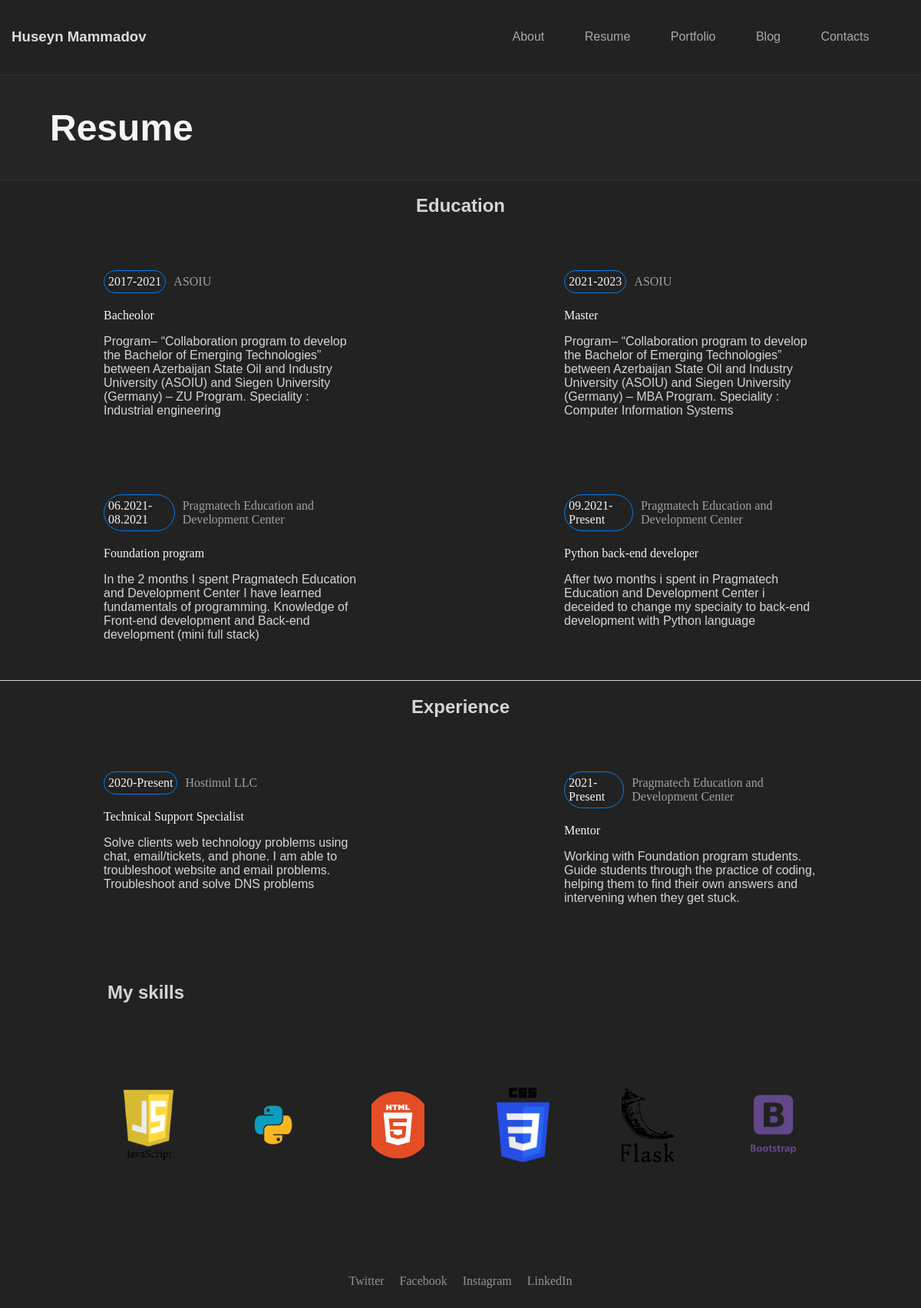
/resume, run on the app's committed database.
### models.py (models this page shows)
class Education(db.Model):
    id=db.Column(db.Integer,primary_key=True)
    education_year=db.Column(db.String(100))
    education_place=db.Column(db.String(100))
    education_title=db.Column(db.String(100))
    education_desc=db.Column(db.String(100))

class Experience(db.Model):
    id=db.Column(db.Integer,primary_key=True)
    experience_year=db.Column(db.String(100))
    experience_place=db.Column(db.String(100))
    experience_title=db.Column(db.String(100))
    experience_desc=db.Column(db.String(100))

class Skill(db.Model):
    id=db.Column(db.Integer,primary_key=True)
    skill_img=db.Column(db.String(100))

### app/routes.py (the view)
@app.route("/resume")
def app_about():
    from models import Education,Experience,Skill
    education=Education.query.all()
    experience=Experience.query.all()
    skill=Skill.query.all()
    return render_template("app/resume.html",education=education, experience=experience, skill=skill)

### templates/app/resume.html
{% extends "app/base.html" %}
{% block content %}
<div id="resume">
    <section class="container-fluid text">
        <div class="col-lg-12"></div>
            <div class="portfolio-text">
                <h1>Resume</h1>
            </div>
    </section>
    <div class="container-fluid">
        <div class="row border">
            <div class="col-12 d-flex justify-content-center"><h2>Education</h2></div>
            {% for education in education %}
            <div class="col-lg-6 col-sm-12">
                <div class="education-row">
                    <div class="dateloc d-flex">
                        <div class="year">{{education.education_year}}</div>
                        <div class="place">{{education.education_place}}</div>
                    </div>
                    <div class="job-title">{{education.education_title}}</div>
                    <div class="desc-text"><p>{{education.education_desc}}</p>
                    </div>
                </div>
            </div>
            {% endfor %}
        </div>
        <div class="row">
        <div class="col-12 d-flex justify-content-center"><h2>Experience</h2></div>
            {% for experience in experience %}
            <div class="col-lg-6 col-sm-12">
                <div class="experience-row">
                    <div class="dateloc d-flex">
                        <div class="year">{{experience.experience_year}}</div>
                        <div class="place">{{experience.experience_place}}</div>
                    </div>
                    <div class="job-title">{{experience.experience_title}}</div>
                    <div class="desc-text"><p>{{experience.experience_desc}}</p>
                    </div>
                </div>
            </div>
            {% endfor %}
        </div>
    </div>
    <section class="my-skills">
        <div class="skill-header-text">
            <h1>My skills</h1>
        </div>
        <div class="container-fluid">
            <div class="row">
                <div class="col-lg-12">
                    <div class="technologies">
                        {% for skill in skill %}
                        <img src="static/uploads/{{skill.skill_img}}" alt="">
                        {% endfor %}
                    </div>
                </div>
            </div>
        </div>
    </section>
{% endblock %}

### static/app/css/grid.css (style rules this page uses)
html { box-sizing: border-box; -ms-overflow-style: scrollbar; }
*, *::before, *::after { box-sizing: inherit; }
.container-fluid { width: 100%; padding-right: 15px; padding-left: 15px; margin-right: auto; margin-left: auto; }
.row { display: -webkit-box; display: -ms-flexbox; display: flex; -ms-flex-wrap: wrap; flex-wrap: wrap; margin-right: -15px; margin-left: -15px; }
.col-1, .col-2, .col-3, .col-4, .col-5, .col-6, .col-7, .col-8, .col-9, .col-10, .col-11, .col-12, .col, .col-auto, .col-sm-1, .col-sm-2, .col-sm-3, .col-sm-4, .col-sm-5, .col-sm-6, .col-sm-7, .col-sm-8, .col-sm-9, .col-sm-10, .col-sm-11, .col-sm-12, .col-sm, .col-sm-auto, .col-md-1, .col-md-2, .col-md-3, .col-md-4, .col-md-5, .col-md-6, .col-md-7, .col-md-8, .col-md-9, .col-md-10, .col-md-11, .col-md-12, .col-md, .col-md-auto, .col-lg-1, .col-lg-2, .col-lg-3, .col-lg-4, .col-lg-5, .col-lg-6, .col-lg-7, .col-lg-8, .col-lg-9, .col-lg-10, .col-lg-11, .col-lg-12, .col-lg, .col-lg-auto, .col-xl-1, .col-xl-2, .col-xl-3, .col-xl-4, .col-xl-5, .col-xl-6, .col-xl-7, .col-xl-8, .col-xl-9, .col-xl-10, .col-xl-11, .col-xl-12, .col-xl, .col-xl-auto { position: relative; width: 100%; min-height: 1px; padding-right: 15px; padding-left: 15px; }
.col-12 { -webkit-box-flex: 0; -ms-flex: 0 0 100%; flex: 0 0 100%; max-width: 100%; }
@media (min-width: 576px) { .col-sm-12 { -webkit-box-flex: 0; -ms-flex: 0 0 100%; flex: 0 0 100%; max-width: 100%; } }
@media (min-width: 992px) { .col-lg-6 { -webkit-box-flex: 0; -ms-flex: 0 0 50%; flex: 0 0 50%; max-width: 50%; } }
@media (min-width: 992px) { .col-lg-12 { -webkit-box-flex: 0; -ms-flex: 0 0 100%; flex: 0 0 100%; max-width: 100%; } }
.d-flex { display: -webkit-box !important; display: -ms-flexbox !important; display: flex !important; }
.justify-content-center { -webkit-box-pack: center !important; -ms-flex-pack: center !important; justify-content: center !important; }

### static/app/css/style.css (style rules this page uses)
body p, h1, h2, h3, h4, h5 { font-family: "Poppins",Helvetica,sans-serif; color: #d5d5d5; }
body { background-color: #222; margin: 0px; }
.portfolio-text h1 { font-size: 3em; color: #f5f5f5; }
.portfolio-text { margin:10px 50px; }
.text { border-top: 1px solid #333; border-bottom: 1px solid #333; background-color: #252525; }
.d-flex { display: flex; }
::placeholder { color: #f5f5f5; }
.education-row { color: #f5f5f5; margin: 50px 120px; }
.experience-row { color: #f5f5f5; margin: 50px 120px; }
.border { border-bottom: 1px solid lightgray; }
.job-title { margin-top: 20px; }
.year { border: 1px solid #007ced; border-radius: 50px; padding: 5px; }
.place { margin-left: 10px; opacity: 0.6; display: flex; justify-content: center; align-items: center; }
.desc-text p { max-width: 100%; }
.technologies { display: flex; margin-top: 20px; justify-content: space-evenly }
.technologies img { object-fit: cover; max-width: 15%; padding: 40px; }
.my-skills { margin: 40px 90px; }
.skill-header-text { margin: 50px; color: white; }

### data on the page
Education: education_year "2017-2021", education_place "ASOIU", education_title "Bacheolor", education_desc "Program– “Collaboration program to develop the Bachelor of Emerging Technologies” between Azerbaijan State Oil and Industry University (ASOIU) and Siegen University (Germany) – ZU Program. Speciality : Industrial engineering"
Education: education_year "2021-2023", education_place "ASOIU", education_title "Master", education_desc "Program– “Collaboration program to develop the Bachelor of Emerging Technologies” between Azerbaijan State Oil and Industry University (ASOIU) and Siegen University (Germany) – MBA Program. Speciality : Computer Information Systems"
Education: education_year "06.2021-08.2021", education_place "Pragmatech Education and Development Center", education_title "Foundation program", education_desc "In the 2 months I spent Pragmatech Education and Development Center I have learned fundamentals of programming. Knowledge of Front-end development and Back-end development (mini full stack)"
Education: education_year "09.2021-Present", education_place "Pragmatech Education and Development Center", education_title "Python back-end developer", education_desc "After two months i spent in Pragmatech Education and Development Center i deceided to change my speciaity to back-end development with Python language"
Experience: experience_year "2020-Present", experience_place "Hostimul LLC", experience_title "Technical Support Specialist", experience_desc "Solve clients web technology problems using chat, email/tickets, and phone. I am able to troubleshoot website and email problems. Troubleshoot and solve DNS problems"
Experience: experience_year "2021-Present", experience_place "Pragmatech Education and Development Center", experience_title "Mentor", experience_desc "Working with Foundation program students. Guide students through the practice of coding, helping them to find their own answers and intervening when they get stuck."
Skill: skill_img (picture)
Skill: skill_img (picture)
Skill: skill_img (picture)
Skill: skill_img (picture)
Skill: skill_img (picture)
Skill: skill_img (picture)
